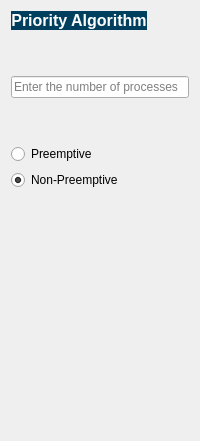
                  <widget class="QWidget" name="page_3">
                   <layout class="QVBoxLayout" name="verticalLayout_3">
                    <item>
                     <widget class="QLabel" name="label_5">
                      <property name="sizePolicy">
                       <sizepolicy hsizetype="Fixed" vsizetype="Fixed">
                        <horstretch>0</horstretch>
                        <verstretch>0</verstretch>
                       </sizepolicy>
                      </property>
                      <property name="font">
                       <font>
                        <pointsize>12</pointsize>
                        <weight>75</weight>
                        <bold>true</bold>
                       </font>
                      </property>
                      <property name="styleSheet">
                       <string notr="true">background-color: rgb(0, 64, 94);
border:none;
border-color: rgb(153, 153, 153);

</string>
                      </property>
                      <property name="text">
                       <string>&lt;html&gt;&lt;head/&gt;&lt;body&gt;&lt;p align=&quot;center&quot;&gt;&lt;span style=&quot; color:#ffffff;&quot;&gt;Priority Algorithm&lt;/span&gt;&lt;/p&gt;&lt;/body&gt;&lt;/html&gt;</string>
                      </property>
                      <property name="textFormat">
                       <enum>Qt::RichText</enum>
                      </property>
                     </widget>
                    </item>
                    <item>
                     <spacer name="verticalSpacer_24">
                      <property name="orientation">
                       <enum>Qt::Vertical</enum>
                      </property>
                      <property name="sizeHint" stdset="0">
                       <size>
                        <width>20</width>
                        <height>40</height>
                       </size>
                      </property>
                     </spacer>
                    </item>
                    <item>
                     <widget class="QLineEdit" name="process_no_3">
                      <property name="sizePolicy">
                       <sizepolicy hsizetype="Maximum" vsizetype="Preferred">
                        <horstretch>0</horstretch>
                        <verstretch>0</verstretch>
                       </sizepolicy>
                      </property>
                      <property name="maximumSize">
                       <size>
                        <width>300</width>
                        <height>16777215</height>
                       </size>
                      </property>
                      <property name="styleSheet">
                       <string notr="true">font: 75  9pt &quot;MS Shell Dlg 2&quot;;


	color: rgb(0, 0, 0);</string>
                      </property>
                      <property name="text">
                       <string/>
                      </property>
                      <property name="placeholderText">
                       <string>Enter the number of processes</string>
                      </property>
                     </widget>
                    </item>
                    <item>
                     <spacer name="verticalSpacer_25">
                      <property name="orientation">
                       <enum>Qt::Vertical</enum>
                      </property>
                      <property name="sizeHint" stdset="0">
                       <size>
                        <width>20</width>
                        <height>40</height>
                       </size>
                      </property>
                     </spacer>
                    </item>
                    <item>
                     <widget class="QRadioButton" name="preemptive_2">
                      <property name="styleSheet">
                       <string notr="true">
	font: 75  10pt bold &quot;Perpetua Titling MT&quot;;
color: rgb(0, 0, 0);
</string>
                      </property>
                      <property name="text">
                       <string>Preemptive</string>
                      </property>
                      <property name="checked">
                       <bool>false</bool>
                      </property>
                     </widget>
                    </item>
                    <item>
                     <widget class="QRadioButton" name="non_preemptive_2">
                      <property name="styleSheet">
                       <string notr="true">	font: 75  10pt bold &quot;Perpetua Titling MT&quot;;
color: rgb(0, 0, 0);</string>
                      </property>
                      <property name="text">
                       <string>Non-Preemptive</string>
                      </property>
                      <property name="checked">
                       <bool>true</bool>
                      </property>
                     </widget>
                    </item>
                    <item>
                     <spacer name="verticalSpacer_31">
                      <property name="orientation">
                       <enum>Qt::Vertical</enum>
                      </property>
                      <property name="sizeHint" stdset="0">
                       <size>
                        <width>20</width>
                        <height>40</height>
                       </size>
                      </property>
                     </spacer>
                    </item>
                    <item>
                     <spacer name="verticalSpacer_30">
                      <property name="orientation">
                       <enum>Qt::Vertical</enum>
                      </property>
                      <property name="sizeHint" stdset="0">
                       <size>
                        <width>20</width>
                        <height>40</height>
                       </size>
                      </property>
                     </spacer>
                    </item>
                    <item>
                     <spacer name="verticalSpacer_29">
                      <property name="orientation">
                       <enum>Qt::Vertical</enum>
                      </property>
                      <property name="sizeHint" stdset="0">
                       <size>
                        <width>20</width>
                        <height>40</height>
                       </size>
                      </property>
                     </spacer>
                    </item>
                    <item>
                     <spacer name="verticalSpacer_28">
                      <property name="orientation">
                       <enum>Qt::Vertical</enum>
                      </property>
                      <property name="sizeHint" stdset="0">
                       <size>
                        <width>20</width>
                        <height>40</height>
                       </size>
                      </property>
                     </spacer>
                    </item>
                    <item>
                     <spacer name="verticalSpacer_27">
                      <property name="orientation">
                       <enum>Qt::Vertical</enum>
                      </property>
                      <property name="sizeHint" stdset="0">
                       <size>
                        <width>20</width>
                        <height>40</height>
                       </size>
                      </property>
                     </spacer>
                    </item>
                    <item>
                     <spacer name="verticalSpacer_26">
                      <property name="orientation">
                       <enum>Qt::Vertical</enum>
                      </property>
                      <property name="sizeHint" stdset="0">
                       <size>
                        <width>20</width>
                        <height>40</height>
                       </size>
                      </property>
                     </spacer>
                    </item>
                   </layout>
                  </widget>
